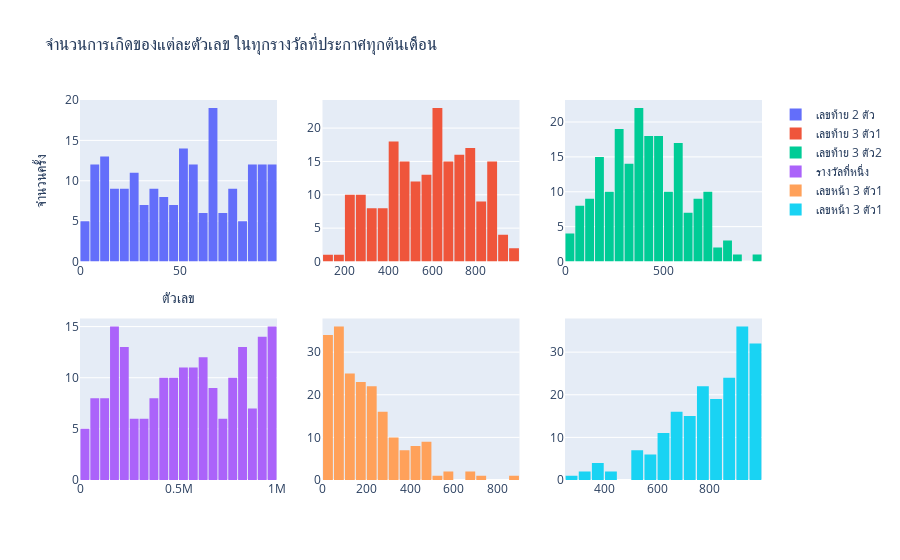

Here is the notebook cell this chart was saved with:
### Code cell
first_fig = make_subplots(rows=2, cols=3)
first_fig.add_trace(
    go.Histogram(x=first_day_df['เลขท้าย 2 ตัว'].sort_values(),
                name = 'เลขท้าย 2 ตัว',
                nbinsx=20
                ),
    row=1, col=1
)
first_fig.add_trace(
    go.Histogram(x=first_day_df['เลขท้าย 3 ตัว1'].sort_values(),
                name = 'เลขท้าย 3 ตัว1',
                nbinsx=30
                ),
    row=1, col=2
)
first_fig.add_trace(
    go.Histogram(x=first_day_df['เลขท้าย 3 ตัว2'].sort_values(),
                name = 'เลขท้าย 3 ตัว2',
                nbinsx=30
                ),
    row=1, col=3
)
first_fig.add_trace(
    go.Histogram(x=first_day_df['รางวัลที่หนึ่ง'].sort_values(),
                name = 'รางวัลที่หนึ่ง',
                nbinsx=40
                ),
    row=2, col=1
)
first_fig.add_trace(
    go.Histogram(x=first_day_df['เลขหน้า 3 ตัว1'].sort_values(),
                name = 'เลขหน้า 3 ตัว1',
                nbinsx=30
                ),
    row=2, col=2
)
first_fig.add_trace(
    go.Histogram(x=first_day_df['เลขหน้า 3 ตัว2'].sort_values(),
                name = 'เลขหน้า 3 ตัว1',
                nbinsx=30
                ),
    row=2, col=3
)
first_fig.update_layout(
    title_text='จำนวนการเกิดของแต่ละตัวเลข ในทุกรางวัลที่ประกาศทุกต้นเดือน', # title of plot
    xaxis_title_text='ตัวเลข', # xaxis label
    yaxis_title_text='จำนวนครั้ง', # yaxis label
    bargap=0.1, # gap between bars of adjacent location coordinates
)

first_fig.show()

### Figure 1 — Plotly figure (JSON) as saved in the notebook; plotly's stock layout.template omitted (floating-point values rounded to 4 significant figures; data arrays with more than 128 entries replaced by an {"elided": "..."} marker saying what was removed)
{"data": [{"name": "เลขท้าย 2 ตัว", "nbinsx": 20, "type": "histogram", "x": {"elided": "197 int values"}, "xaxis": "x", "yaxis": "y"}, {"name": "เลขท้าย 3 ตัว1", "nbinsx": 30, "type": "histogram", "x": {"elided": "197 int values"}, "xaxis": "x2", "yaxis": "y2"}, {"name": "เลขท้าย 3 ตัว2", "nbinsx": 30, "type": "histogram", "x": {"elided": "197 int values"}, "xaxis": "x3", "yaxis": "y3"}, {"name": "รางวัลที่หนึ่ง", "nbinsx": 40, "type": "histogram", "x": {"elided": "197 int values"}, "xaxis": "x4", "yaxis": "y4"}, {"name": "เลขหน้า 3 ตัว1", "nbinsx": 30, "type": "histogram", "x": {"elided": "197 int values"}, "xaxis": "x5", "yaxis": "y5"}, {"name": "เลขหน้า 3 ตัว1", "nbinsx": 30, "type": "histogram", "x": {"elided": "197 int values"}, "xaxis": "x6", "yaxis": "y6"}], "layout": {"bargap": 0.1, "title": {"text": "จำนวนการเกิดของแต่ละตัวเลข ในทุกรางวัลที่ประกาศทุกต้นเดือน"}, "xaxis": {"anchor": "y", "domain": [0, 0.2889], "title": {"text": "ตัวเลข"}}, "xaxis2": {"anchor": "y2", "domain": [0.3556, 0.6444]}, "xaxis3": {"anchor": "y3", "domain": [0.7111, 1]}, "xaxis4": {"anchor": "y4", "domain": [0, 0.2889]}, "xaxis5": {"anchor": "y5", "domain": [0.3556, 0.6444]}, "xaxis6": {"anchor": "y6", "domain": [0.7111, 1]}, "yaxis": {"anchor": "x", "domain": [0.575, 1], "title": {"text": "จำนวนครั้ง"}}, "yaxis2": {"anchor": "x2", "domain": [0.575, 1]}, "yaxis3": {"anchor": "x3", "domain": [0.575, 1]}, "yaxis4": {"anchor": "x4", "domain": [0, 0.425]}, "yaxis5": {"anchor": "x5", "domain": [0, 0.425]}, "yaxis6": {"anchor": "x6", "domain": [0, 0.425]}}}
